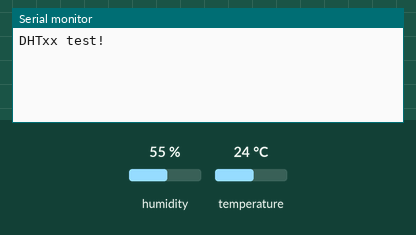
Bench run of a sketch on a simulated Arduino Uno, built with avr-gcc and run on an emulated ATmega328P. Parts: the last lines printed to the serial monitor. The inputs (shaded band) are chosen by the test bench; at power-on: humidity 55 %, temperature 24 °C.

Above: at 1.2 s.
1.3 s: humidity set to 22 %
At 16.0 s:
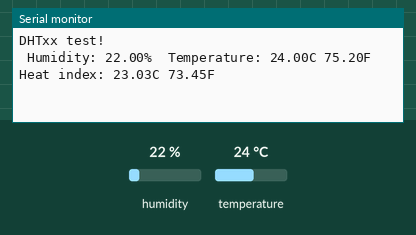
23.8 s: temperature set to 12 °C
At 31.1 s:
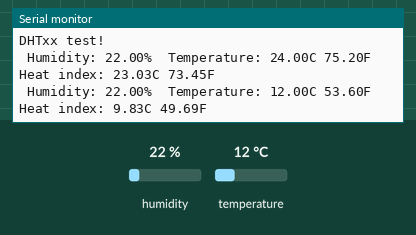
46.3 s: humidity set to 40 %
At 61.2 s:
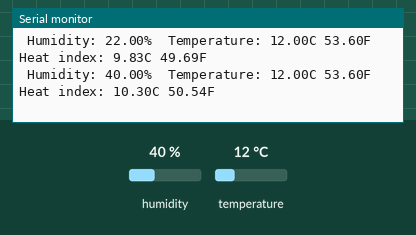
Timing chart, 0 to 62.7 s (numbered marks = the images above; inputs shaded):
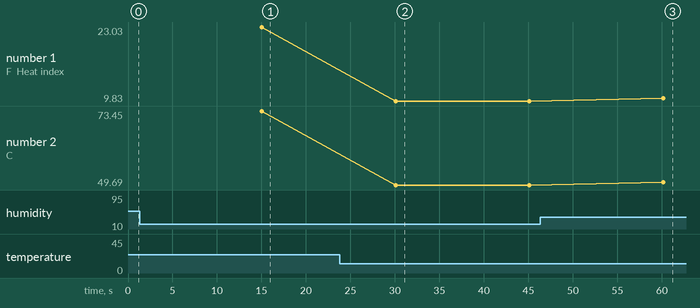

Measured:
- after the input at 1.3 s, the serial monitor: prints a new line after 13.7 s (image 1)
- after the input at 23.8 s, the serial monitor: prints a new line after 6.3 s (image 2)
- after the input at 46.3 s, the serial monitor: prints a new line after 13.8 s (image 3)
- plotted number 1: 23.03 → 9.83 after the input at 23.8 s, 9.83 → 10.3 after the input at 46.3 s
- plotted number 2: 73.45 → 49.69 after the input at 23.8 s, 49.69 → 50.54 after the input at 46.3 s

The sketch:

weather_stations.ino
```cpp
#include "DHT.h"

#define DHTPIN 2     // Digital pin connected to the DHT sensor

#define DHTTYPE DHT11   // DHT 11

// Connect pin 1 (on the left) of the sensor to +5V
// NOTE: If using a board with 3.3V logic like an Arduino Due connect pin 1
// to 3.3V instead of 5V!
// Connect pin 2 of the sensor to whatever your DHTPIN is
// Connect pin 4 (on the right) of the sensor to GROUND
// Connect a 10K resistor from pin 2 (data) to pin 1 (power) of the sensor
DHT dht(DHTPIN, DHTTYPE);

void setup() {
  Serial.begin(9600);
  Serial.println(F("DHTxx test!"));

  dht.begin();
}

void loop() {
  // Wait a few seconds between measurements.
  //delay(2000);
  delay(15000);

  // Reading temperature or humidity takes about 250 milliseconds!
  // Sensor readings may also be up to 2 seconds 'old' (its a very slow sensor)
  float h = dht.readHumidity();
  // Read temperature as Celsius (the default)
  float t = dht.readTemperature();
  // Read temperature as Fahrenheit (isFahrenheit = true)
  float f = dht.readTemperature(true);

  // Check if any reads failed and exit early (to try again).
  if (isnan(h) || isnan(t) || isnan(f)) {
    Serial.println(F("Failed to read from DHT sensor!"));
    return;
  }

  // Compute heat index in Fahrenheit (the default)
  float hif = dht.computeHeatIndex(f, h);
  // Compute heat index in Celsius (isFahreheit = false)
  float hic = dht.computeHeatIndex(t, h, false);
  String content = " Humidity: "+String(h)+"%  Temperature: "+String(t)+"C "+String(f)+"F  Heat index: "+String(hic)+"C "+String(hif)+"F";
  //Serial.print(F(" Humidity: "));
  //Serial.print(h);
  //Serial.print(F("%  Temperature: "));
  //Serial.print(t);
  //Serial.print(F("C "));
  //Serial.print(f);
  //Serial.print(F("F  Heat index: "));
  //Serial.print(hic);
  //Serial.print(F("C "));
  //Serial.print(hif);
  //Serial.println(F("F"));
  Serial.println(content);
}
```
